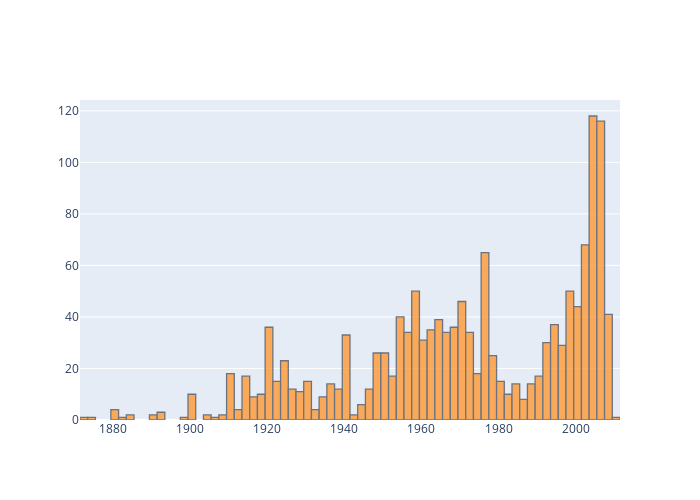

The notebook cell saved with this chart:
### Code cell
house_train['YearBuilt'].iplot(kind = 'hist',bins = 75,layout = {'height' : 500,'width' : 700})

#MORE THAN 100 HOUSE WHICH WAS BUILT IN BETWEEN 2004 and 2005

### Figure 1 — Plotly figure (JSON) as saved in the notebook; plotly's stock layout.template omitted (floating-point values rounded to 4 significant figures; data arrays with more than 128 entries replaced by an {"elided": "..."} marker saying what was removed)
{"data": [{"histfunc": "count", "histnorm": "", "marker": {"color": "rgba(255, 153, 51, 1.0)", "line": {"color": "#4D5663", "width": 1.3}}, "name": "YearBuilt", "nbinsx": 75, "opacity": 0.8, "orientation": "v", "type": "histogram", "x": {"elided": "1460 int values"}}], "layout": {"barmode": "overlay", "height": 500, "width": 700}}
